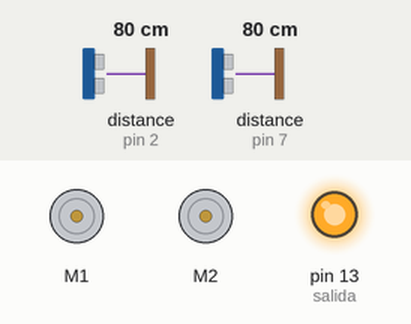
A sketch run on a simulated Arduino Uno, built with avr-gcc and run on an emulated ATmega328P. On the bench: 2 × DC motor (green arrow = forward, orange = backward, longer = faster), output pins drawn as LEDs (lit = HIGH). Wiring (inferred from the names in the program): 2 × ultrasonic range finder: trigger pin 4, echo pin 2 / trigger pin 6, echo pin 7. Inputs (shaded band) come from the test bench; at power-on: distance to the obstacle (sensors on pin 7, pin 2) 80 cm. The echo pulse lasts 58.3 µs per cm; pins used as bus, display or sensor lines are not drawn.

Above: at 1.2 s.
1.3 s: distance to the obstacle (sensor on pin 7) set to 23 cm
2.8 s: distance to the obstacle (sensor on pin 7) set to 19 cm
At 4.2 s:
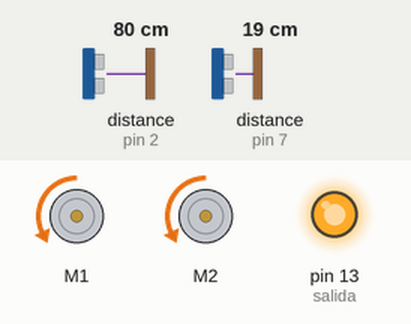
7.3 s: distance to the obstacle (sensor on pin 7) set to 98 cm
8.8 s: distance to the obstacle (sensor on pin 7) set to 108 cm
At 9.8 s:
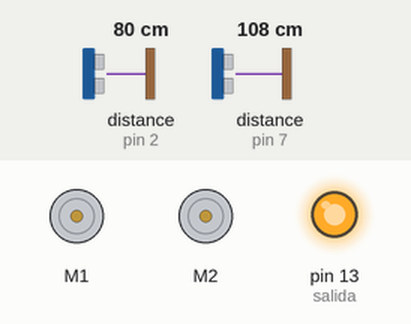
Timing chart, 0 to 11.3 s (numbered marks = the images above; inputs shaded):
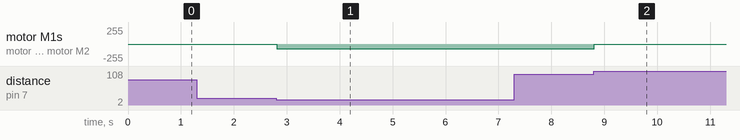

Measured:
- the behaviour switches between 21 and 20 cm on distance to the obstacle (sensor on pin 7) (found by bisection; images 0 and 1)
- the behaviour switches between 102 and 103 cm on distance to the obstacle (sensor on pin 7) (found by bisection; images 1 and 2)
- after the input at 1.3 s, every drawn part: stays the same
- after the input at 2.8 s, motor M1, motor M2: stopped → backward 70/255 at once
- after the input at 7.3 s, every drawn part: stays the same
- after the input at 8.8 s, motor M1, motor M2: backward 70/255 → stopped at once

The sketch:

ABM-CARRITO.ino
```cpp
#include <Adafruit_MotorShield.h>
#include <SoftwareSerial.h>

// Create the motor shield object with the default I2C address
Adafruit_MotorShield AFMS = Adafruit_MotorShield();
// Or, create it with a different I2C address (say for stacking)
// Adafruit_MotorShield AFMS = Adafruit_MotorShield(0x61);

// Select which 'port' M1, M2, M3 or M4. In this case, M1
Adafruit_DCMotor *myMotor1 = AFMS.getMotor(1);
Adafruit_DCMotor *myMotor2 = AFMS.getMotor(2);
// You can also make another motor on port M2
//Adafruit_DCMotor *myOtherMotor = AFMS.getMotor(2);

SoftwareSerial BT(10,11); //(TX-10,RX-11) -> cables en arduino
//SENSORES ULTRASONIDO
//SENSOR 1
#define echoPin 2
#define trigPin 4
//SENSOR 2
#define echoPin2 7
#define trigPin2 6

// Módulo Bluetooth
// lectura
#define LEYENDO 1
#define LEIDO 2
#define ESPERANDO 0

// Mensaje grua 1
#define inGrua1 'a' //AVANZAR (MENSAJE RECIBIDO)
#define outGrua1 'c' //CARGADO (MENSAJE ENVIADO)
//mensaje grua2
#define inGrua2 'r' //RETROCEDER (MENSAJE RECIBIDO)
#define outGrua2 'd' //DESCARGAR (MENSAJE ENVIADO)

//ESTADOS
#define INICIO 0
#define G1 1 // avanza hacia grua 1
#define E1 2 // espera la carga de grua 1
#define G2 3 // avanza hacia grua 2
#define E2 4 // espera la descarga de grua 2

// ESTADOS INTERNOS
#define cargado 6
#define descargado 7
#define salida 13

//variables para las funciones
int st_read = ESPERANDO;
int size = 0;

//otras variables
String mensaje;
unsigned char *buffer;

int st_carrito = descargado;
int ESTADO = INICIO;
int DISTANCIA;
int DISTANCIA2;
int buttonState;

/*---------------------------------------------------------------------------------------------------------*/
//FUNCIONES GENERALES

//CALCULO DISTANCIAS CON LOS SENSORES
int sensor1(){
  long duracion;
  int distancia;
  digitalWrite(trigPin, LOW);
  delayMicroseconds(2);
  digitalWrite(trigPin, HIGH);
  delayMicroseconds(10);
  digitalWrite(trigPin, LOW);
  duracion = pulseIn(echoPin, HIGH); //microsegundos
  distancia = duracion * 0.034 / 2;
  return distancia;
}

int sensor2(){
  long duracion;
  int distancia;
  digitalWrite(trigPin2, LOW);
  delayMicroseconds(2);
  digitalWrite(trigPin2, HIGH);
  delayMicroseconds(10);
  digitalWrite(trigPin2, LOW);
  duracion = pulseIn(echoPin2, HIGH); //microsegundos
  distancia = duracion * 0.034 / 2;
  return distancia;
}

//entrada y salida de mensajes en el BT

void recibir(){
  unsigned char c;
  if(BT.available())
  {

    //Serial.write(BT.read());
    c = BT.read();
    Serial.println(char(c));
    if (st_read == LEYENDO && c == '}')
    {
      size = size + 1;
      buffer[size] = c;
      for (int i=0; i<size+1;i++){
          mensaje =  mensaje + String(char(buffer[i]));

      }
      st_read = LEIDO;
    }
    if (st_read == ESPERANDO && c == '{'){
      size = 0;
      st_read = LEYENDO;
      buffer[size] = c;
    }
    if (st_read == LEYENDO && c != '{' && c != '}'){
      size = size + 1;
      buffer[size] = c;
    }
  }
}

int mensaje_disp(){
    if (st_read == LEIDO){
      return 1;
    }
    return 0;
}

String leerMensaje(){
  String aux = mensaje;
    mensaje = "";
    st_read = ESPERANDO;
    return aux;
}

/* SETUP */

void setup() {
  BT.begin(9600);  //AT1:9600 AT2:38400
  buffer = malloc(1000);
  Serial.begin(9600);           // set up Serial library at 9600 bps

  if (!AFMS.begin()) {         // create with the default frequency 1.6KHz
  // if (!AFMS.begin(1000)) {  // OR with a different frequency, say 1KHz
    Serial.println("Could not find Motor Shield. Check wiring.");
    while (1);
  }
  pinMode(trigPin, OUTPUT);
  pinMode(echoPin, INPUT);
  pinMode(trigPin2, OUTPUT);
  pinMode(echoPin2, INPUT);
  pinMode(salida, OUTPUT);

  // Set the speed to start, from 0 (off) to 255 (max speed)
  myMotor1->setSpeed(70);
  myMotor1->run(FORWARD);
  myMotor1->run(RELEASE);
  myMotor2->setSpeed(70);
  myMotor2->run(FORWARD);
  myMotor2->run(RELEASE);
  digitalWrite(salida,HIGH);
}

/* LOOP  */

void loop() {
  recibir();
  DISTANCIA = sensor1();
  DISTANCIA2 = sensor2();

  if (mensaje_disp()){
    String aux = leerMensaje();
  if (aux[1] == inGrua1 && st_carrito == descargado){
      ESTADO = G2;
      st_carrito = cargado;
      //BT.write(outGrua2);
  }
  if (aux[2] == inGrua2 && st_carrito == cargado){
      ESTADO = G1;
      st_carrito = descargado;
      //BT.write(outGrua1);
  }
  aux = "";
  }

  // if dedicados a la detencion ante obstaculos y el desvio
  if (DISTANCIA<20|| DISTANCIA>100){
      ESTADO = E1;
  }

  if (DISTANCIA2<20 || DISTANCIA2>100){
      ESTADO = E2;
  }

  if(ESTADO == E1 || ESTADO == E2){
      myMotor1->run(RELEASE);
      myMotor2->run(RELEASE);
  }

    //volver a la marcha cuando esta en el carril segun su estado interno
  if (DISTANCIA2<100 && ESTADO== E2 && st_carrito == descargado){
      ESTADO = G2;
  }
  if (DISTANCIA2<100 && ESTADO== E1 && st_carrito == cargado){
      ESTADO = G1;
  }

  // IF dedicados a avanzar o retroceder segun el estado el estado que corresponda
  if(ESTADO == G2){
    myMotor1->run(BACKWARD);
    myMotor2->run(BACKWARD);
    myMotor1->setSpeed(70);
    myMotor2->setSpeed(70);
  }

  if (ESTADO == G1) {
    myMotor1->run(FORWARD);
    myMotor2->run(FORWARD);
    myMotor1->setSpeed(70);
    myMotor2->setSpeed(70);
  }

  delay(10);
}
```
